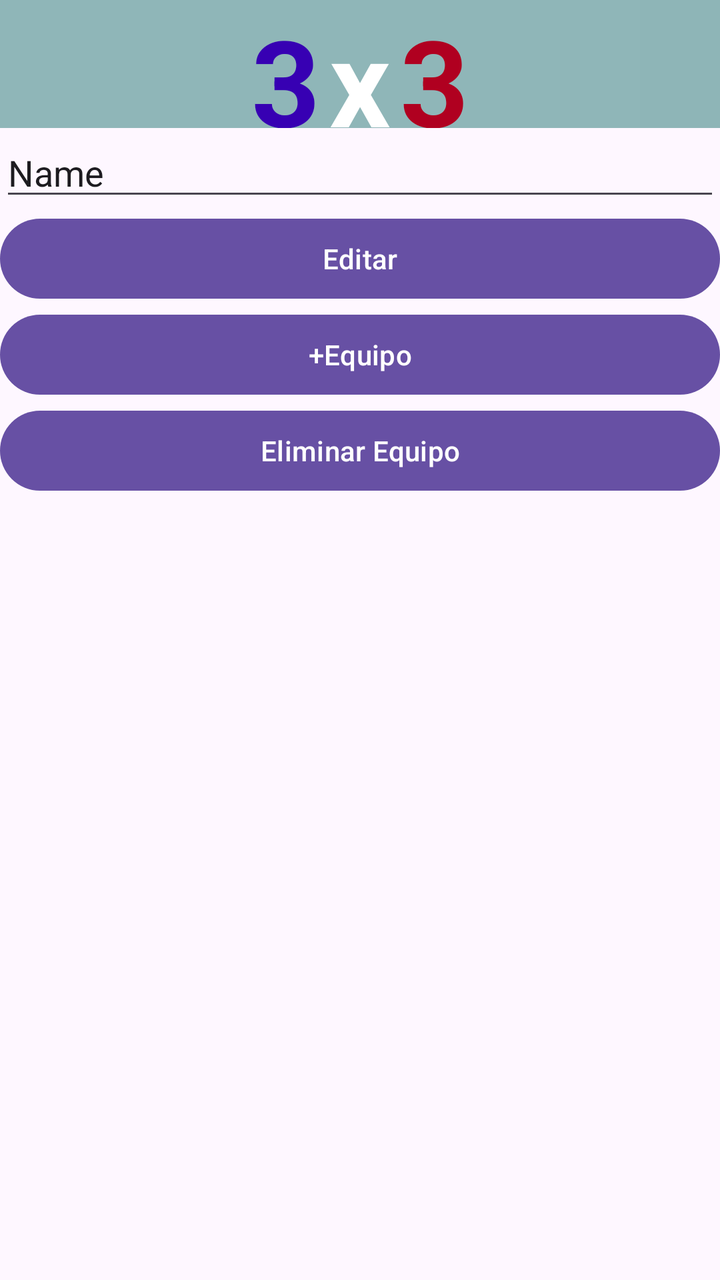
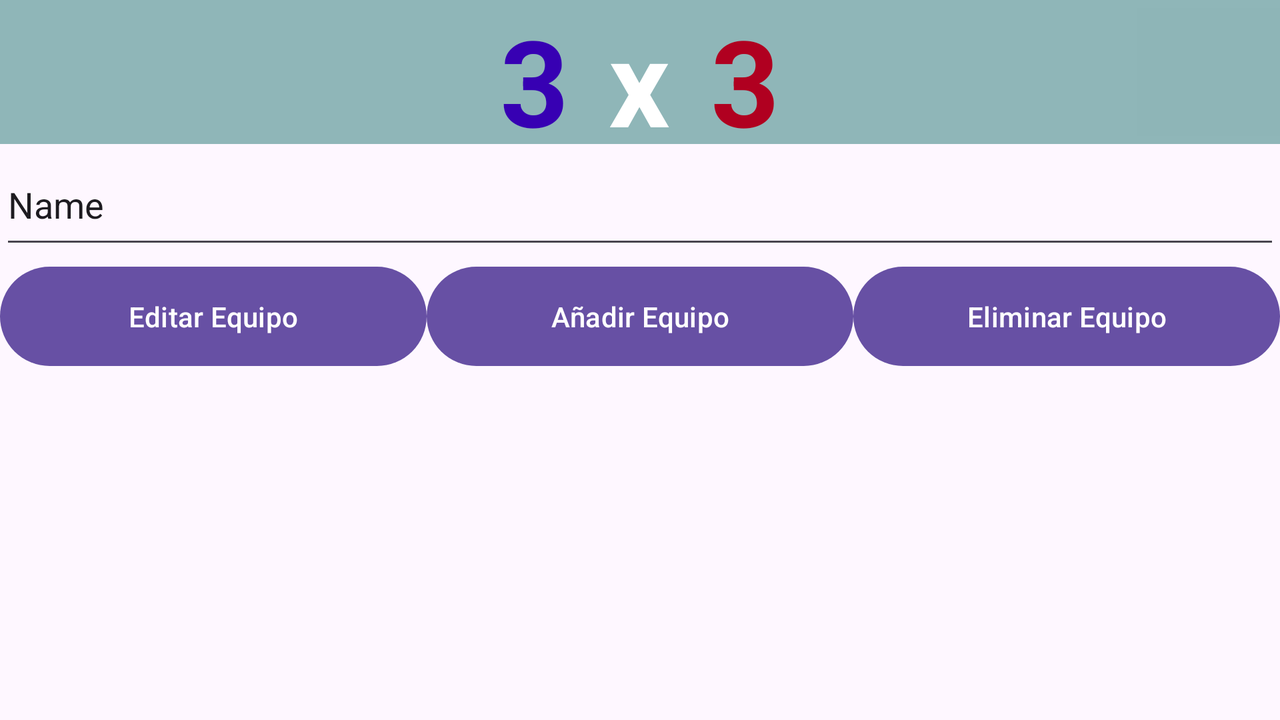

First picture: res/layout/ on a phone held upright. Second picture: the repository's own variant of that layout, on a device whose configuration matches the variant's folder. Source for both follows.
<!-- AndroidManifest.xml: application theme Theme.GestorNBA -->
<!-- res/layout/vista_liga.xml -->
<?xml version="1.0" encoding="utf-8"?>
<LinearLayout xmlns:android="http://schemas.android.com/apk/res/android"
    xmlns:app="http://schemas.android.com/apk/res-auto"
    xmlns:tools="http://schemas.android.com/tools"
    android:id="@+id/main"
    android:layout_width="match_parent"
    android:layout_height="match_parent"
    android:orientation="vertical"
    tools:context=".ControladorLiga">

    <LinearLayout
        android:layout_width="match_parent"
        android:layout_height="0dp"
        android:layout_weight="10"
        android:background="#8FB6B8"
        android:orientation="horizontal">

        <TextView
            android:id="@+id/textView2"
            android:layout_width="0dp"
            android:layout_height="match_parent"
            android:layout_weight="40"
            android:text="3"
            android:textAlignment="textEnd"
            android:textColor="@color/design_default_color_primary_variant"
            android:textSize="60sp"
            android:textStyle="bold" />

        <TextView
            android:id="@+id/textView3"
            android:layout_width="0dp"
            android:layout_height="match_parent"
            android:layout_weight="10"
            android:text="x"
            android:textAlignment="center"
            android:textColor="@color/white"
            android:textSize="60sp"
            android:textStyle="bold" />

        <TextView
            android:id="@+id/textView4"
            android:layout_width="0dp"
            android:layout_height="match_parent"
            android:layout_weight="30"
            android:text="3"
            android:textColor="@color/design_default_color_error"
            android:textSize="60sp"
            android:textStyle="bold" />

        <androidx.appcompat.widget.Toolbar
            android:id="@+id/barra"
            android:layout_width="0dp"
            android:layout_height="wrap_content"
            android:layout_gravity="center_vertical"
            android:layout_weight="10"
            android:background="#8EB5B7"
            android:minHeight="?attr/actionBarSize"
            android:theme="?attr/actionBarTheme" />
    </LinearLayout>

    <LinearLayout
        android:layout_width="match_parent"
        android:layout_height="0dp"
        android:layout_weight="90"
        android:orientation="vertical">

        <EditText
            android:id="@+id/creadorEquipos"
            android:layout_width="match_parent"
            android:layout_height="wrap_content"
            android:ems="10"
            android:inputType="text"
            android:text="Name" />

        <Button
            android:id="@+id/editarEquipo"
            android:layout_width="match_parent"
            android:layout_height="wrap_content"
            android:text="Editar" />

        <Button
            android:id="@+id/crearEquipo"
            android:layout_width="match_parent"
            android:layout_height="wrap_content"
            android:text="+Equipo" />

        <Button
            android:id="@+id/eliminarEquipo"
            android:layout_width="match_parent"
            android:layout_height="wrap_content"
            android:text="Eliminar Equipo" />

        <ListView
            android:id="@+id/equiposLigaId"
            android:layout_width="match_parent"
            android:layout_height="match_parent" />
    </LinearLayout>

</LinearLayout>
<!-- resources referenced by this layout -->
<resources>
  <!-- from res/values-v23/ -->
  <style name="Theme.GestorNBA" parent="Base.Theme.GestorNBA">
          
          <item name="android:navigationBarColor">@android:color/transparent</item>
          <item name="android:statusBarColor">@android:color/transparent</item>
          <item name="android:windowLightStatusBar">?attr/isLightTheme</item>
      </style>
  <style name="Base.Theme.GestorNBA" parent="Theme.Material3.DayNight.NoActionBar">
          
          
      </style>
</resources>
<!-- res/layout-land/vista_liga.xml (the repository's variant of the layout above) -->
<!-- drawn on the phone turned sideways -->
<?xml version="1.0" encoding="utf-8"?>
<LinearLayout xmlns:android="http://schemas.android.com/apk/res/android"
    xmlns:app="http://schemas.android.com/apk/res-auto"
    xmlns:tools="http://schemas.android.com/tools"
    android:id="@+id/main"
    android:layout_width="match_parent"
    android:layout_height="match_parent"
    android:orientation="vertical"
    tools:context=".ControladorLiga">

    <LinearLayout
        android:layout_width="match_parent"
        android:layout_height="0dp"
        android:layout_weight="20"
        android:background="#8FB6B8"
        android:orientation="horizontal">

        <TextView
            android:id="@+id/textView2"
            android:layout_width="0dp"
            android:layout_height="match_parent"
            android:layout_weight="40"
            android:text="3"
            android:textAlignment="textEnd"
            android:textColor="@color/design_default_color_primary_variant"
            android:textSize="60sp"
            android:textStyle="bold" />

        <TextView
            android:id="@+id/textView3"
            android:layout_width="0dp"
            android:layout_height="match_parent"
            android:layout_weight="10"
            android:text="x"
            android:textAlignment="center"
            android:textColor="@color/white"
            android:textSize="60sp"
            android:textStyle="bold" />

        <TextView
            android:id="@+id/textView4"
            android:layout_width="0dp"
            android:layout_height="match_parent"
            android:layout_weight="30"
            android:text="3"
            android:textColor="@color/design_default_color_error"
            android:textSize="60sp"
            android:textStyle="bold" />

        <androidx.appcompat.widget.Toolbar
            android:id="@+id/barra"
            android:layout_width="0dp"
            android:layout_height="wrap_content"
            android:layout_gravity="center_vertical"
            android:layout_weight="10"
            android:background="#8EB5B7"
            android:minHeight="?attr/actionBarSize"
            android:theme="?attr/actionBarTheme" />
    </LinearLayout>

    <LinearLayout
        android:layout_width="match_parent"
        android:layout_height="0dp"
        android:layout_weight="80"
        android:orientation="vertical">

        <EditText
            android:id="@+id/creadorEquipos"
            android:layout_width="match_parent"
            android:layout_height="0dp"
            android:layout_weight="1"
            android:ems="10"
            android:inputType="text"
            android:text="Name" />

        <LinearLayout
            android:layout_width="match_parent"
            android:layout_height="0dp"
            android:layout_weight="1"
            android:orientation="horizontal">

            <Button
                android:id="@+id/editarEquipo"
                android:layout_width="match_parent"
                android:layout_height="match_parent"
                android:layout_weight="1"
                android:text="@string/editarE" />

            <Button
                android:id="@+id/crearEquipo"
                android:layout_width="match_parent"
                android:layout_height="match_parent"
                android:layout_weight="1"
                android:text="@string/masE" />

            <Button
                android:id="@+id/eliminarEquipo"
                android:layout_width="match_parent"
                android:layout_height="match_parent"
                android:layout_weight="1"
                android:text="@string/eliminarE" />
        </LinearLayout>

        <ListView
            android:id="@+id/equiposLigaId"
            android:layout_width="match_parent"
            android:layout_height="0dp"
            android:layout_weight="3" />
    </LinearLayout>

</LinearLayout>
<!-- resources referenced by the variant -->
<!-- as the phone turned sideways resolves them -->
<resources>
  <string name="editarE">Editar Equipo</string>
  <string name="eliminarE">Eliminar Equipo</string>
  <string name="masE">Añadir Equipo</string>
  <!-- from res/values-v23/ -->
  <style name="Theme.GestorNBA" parent="Base.Theme.GestorNBA">
          
          <item name="android:navigationBarColor">@android:color/transparent</item>
          <item name="android:statusBarColor">@android:color/transparent</item>
          <item name="android:windowLightStatusBar">?attr/isLightTheme</item>
      </style>
  <style name="Base.Theme.GestorNBA" parent="Theme.Material3.DayNight.NoActionBar">
          
          
      </style>
</resources>
